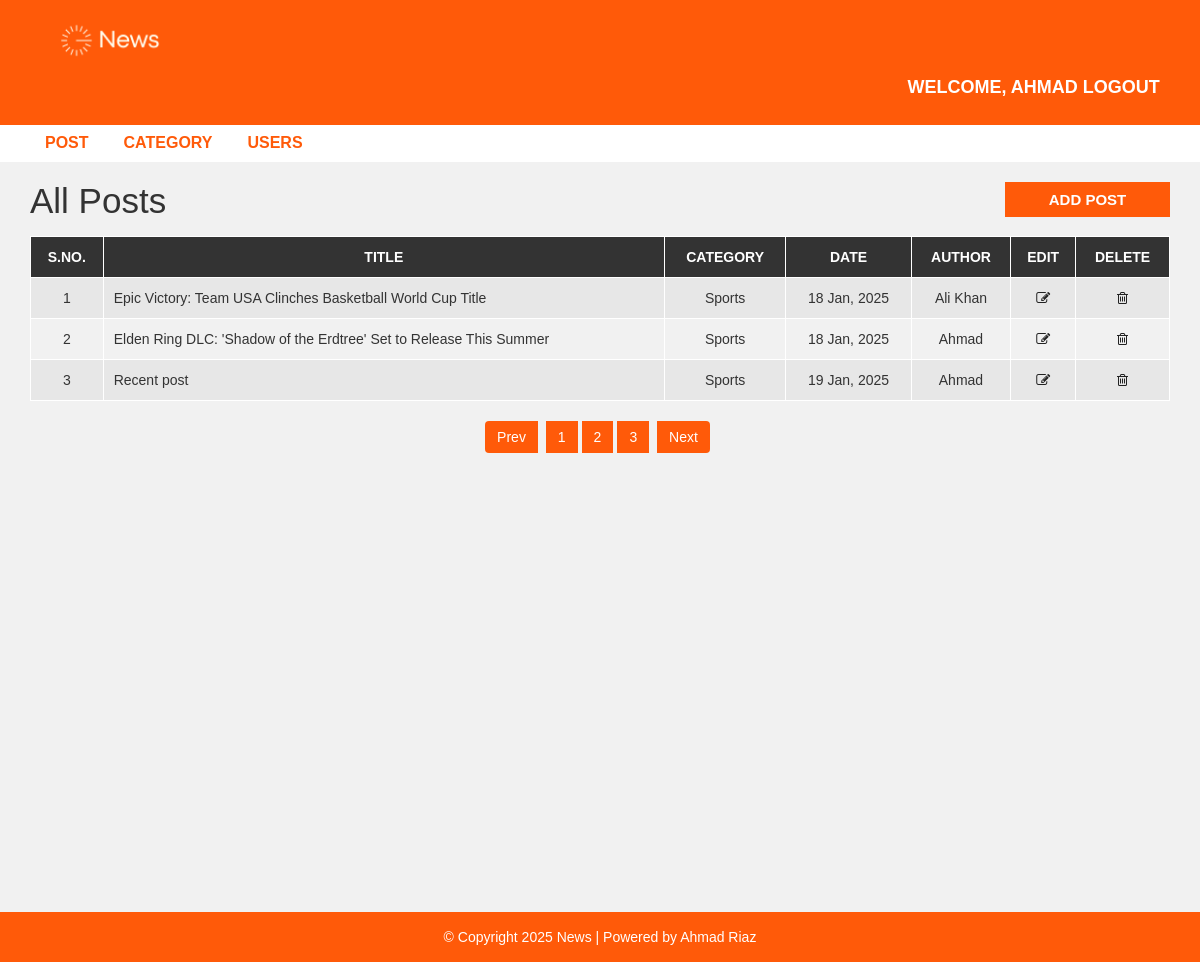
Screenshot of /news/admin/post.php?page=2 (signed in) with the database file from the repository.
### tables this page shows
CREATE TABLE `post` (
  `post_id` int(11) NOT NULL,
  `title` varchar(100) NOT NULL,
  `description` text NOT NULL,
  `category` varchar(100) NOT NULL,
  `post_date` varchar(50) NOT NULL,
  `author` int(11) NOT NULL,
  `post_img` varchar(100) NOT NULL
);

CREATE TABLE `category` (
  `category_id` int(11) NOT NULL,
  `category_name` varchar(100) NOT NULL,
  `post` int(11) NOT NULL DEFAULT 0
);

CREATE TABLE `user` (
  `user_id` int(10) UNSIGNED NOT NULL,
  `first_name` varchar(30) NOT NULL,
  `last_name` varchar(30) NOT NULL,
  `username` varchar(30) DEFAULT NULL,
  `password` varchar(40) DEFAULT NULL,
  `role` int(11) NOT NULL
);

### news/admin/post.php (the view)
<?php include "header.php"; ?>
  <div id="admin-content">
      <div class="container">
          <div class="row">
              <div class="col-md-10">
                  <h1 class="admin-heading">All Posts</h1>
              </div>
              <div class="col-md-2">
                  <a class="add-new" href="add-post.php">add post</a>
              </div>
              <div class="col-md-12">
                  <table class="content-table">
                      <thead>
                          <th>S.No.</th>
                          <th>Title</th>
                          <th>Category</th>
                          <th>Date</th>
                          <th>Author</th>
                          <th>Edit</th>
                          <th>Delete</th>
                      </thead>
                      <tbody>
                      <?php
                      include("config.php");
                          $limit = 3;
                          if(isset($_GET['page'])){
                            $page = $_GET['page'];
                          }
                          else{
                            $page = 1;
                          }
                          $offset = ($page - 1) * $limit;
                          if($_SESSION['role'] == 1){
                            $read_query = "SELECT * FROM post
                            LEFT JOIN category ON post.category = category.category_id
                            LEFT JOIN user ON post.author = user.user_id
                            LIMIT {$limit} OFFSET {$offset}";
                         }else if($_SESSION['role'] == 0){
                            $read_query = "SELECT * FROM post
                            LEFT JOIN category ON post.category = category.category_id
                            LEFT JOIN user ON post.author = user.user_id
                            WHERE post.author = {$_SESSION['user_id']}
                            LIMIT {$limit} OFFSET {$offset}";
                         }
                         $read_result = mysqli_query($conn, $read_query);
                         $count = mysqli_num_rows($read_result);
                         if($count > 0){
                          $counter = 1;
                             while($row=mysqli_fetch_assoc($read_result)){
                                ?>
                          <tr>
                              <td class='id'><?php echo $counter ?></td>
                              <td><?php echo $row['title'] ?></td>
                              <td><?php echo $row['category_name'] ?></td>
                              <td><?php echo $row['post_date'] ?></td>
                              <td><?php echo $row['username'] ?></td>
                              <td class='edit'><a href='update-post.php?id=<?php echo $row['post_id'];?>'><i class='fa fa-edit'></i></a></td>
                              <td class='delete'><a href='delete-post.php?id=<?php echo $row['post_id'];?>&cat_id=<?php echo $row['category']?>'><i class='fa fa-trash-o'></i></a></td>
                            </tr>
                            <?php
                            $counter++;
                         }
                      ?>
                      </tbody>
                  </table>
                  <?php
                  }
                  if($_SESSION['role'] == 1){
                    $sqli2 = "SELECT * FROM post";
                  }else if($_SESSION['role'] == 0){
                    $sqli2 = "SELECT * FROM post WHERE author = {$_SESSION['user_id']}";
                  }
                  $result2 = mysqli_query($conn, $sqli2);
                  if(mysqli_num_rows($result2) > 0){
                    $total = mysqli_num_rows($result2);
                    $pages = ceil($total/$limit);
                    echo "<ul class='pagination admin-pagination'>";
                    if($page > 1){
                        echo "  <li><a href='?page=".($page-1)."'>Prev</a></li> ";
                    }
                    for($i = 1; $i<=$pages; $i++){
                        if($i == $page){
                            $active = "active";
                        }
                        else{
                            $active = "";
                        }
                       echo "<li class='".$active."'><a href='?page=$i'>$i</a></li>";
                    }
                    if($pages > $page){
                         echo "  <li><a href='?page=".($page+1)."'>Next</a></li> ";
                    }
                    echo "</ul>";
                  }
                  ?>
              </div>
          </div>
      </div>
  </div>
<?php include "footer.php"; ?>

### news/admin/header.php (shortened to what this page needs)
<!DOCTYPE html>
<html lang="en">
<head>
    <link rel="stylesheet" href="../css/bootstrap.min.css" />
    <link rel="stylesheet" href="../css/font-awesome.css">
    <link rel="stylesheet" href="../css/style.css">
</head>
<body>
    <div id="header-admin">
        <div class="container">
            <div class="row">
                <div class="col-md-2">
                    <a href="post.php"><img class="logo" src="images/ntsLogo.png"></a>
                </div>
                <div class="col-md-offset-9  col-md-3">
                    <a href="logout.php" class="admin-logout"><?php
                     if(isset($_SESSION['username'])){
                        echo "Welcome, ".$_SESSION['username'] ." ";
                     }
                    ?> logout</a>
                </div>
            </div>
        </div>
    </div>
    <div id="admin-menubar">
        <div class="container">
            <div class="row">
                <div class="col-md-12">
                    <ul class="admin-menu">
                        <li>
                            <a href="post.php">Post</a>
                        </li>
                        <?php
                        if($_SESSION['role'] == 1){
                          ?>
                        <li>
                            <a href="category.php">Category</a>
                        </li>
                        <li>
                            <a href="users.php">Users</a>
                        </li>
                          <?php
                        }
                        ?>
                    </ul>
                </div>
            </div>
        </div>
    </div>

### news/admin/footer.php
<div id ="footer">
    <div class="container">
        <div class="row">
            <div class="col-md-12">
                <span>© Copyright 2025 News | Powered by <a href="https://github.com/42webok" target="_blank">Ahmad Riaz</a></span>
            </div>
        </div>
    </div>
</div>
</body>
</html>

### news/css/style.css (style rules this page uses)
body { background: #f1f1f1; font-family: sans-serif,arial,Helvetica; }
a, a:hover, a:focus { text-decoration: none; outline: none; }
ul { margin:0; padding:0; list-style:none; }
img.logo { width: 100%; height: auto; display: block; }
#header-admin { background-color: #FF5A09; padding: 15px 0; }
#header-admin .admin-logout { margin: 10px 0; color: #fff; font-size: 18px; font-weight: 600; text-transform: uppercase; display: inline-block; }
#admin-menubar { background-color: #fff; }
#admin-menubar .admin-menu { font-size: 0; }
#admin-menubar .admin-menu li { display: inline-block; margin: 0 5px 0 0; }
#admin-menubar .admin-menu li a { color: #FF5A09; font-size: 16px; font-weight: 600; text-transform: uppercase; padding: 7px 15px; display: block; transition: all 0.3s; }
#admin-content { padding: 20px 0; min-height: 750px; }
#admin-content .admin-heading { font-size: 35px; margin: 0 0 15px; }
#admin-content .add-new { color: #fff; background-color: #FF5A09; font-size: 15px; font-weight: 600; text-align: center; text-transform: uppercase; padding: 7px 10px; display: block; transition: all 0.3s; }
#admin-content .content-table { border: 1px solid #000; width: 100%; margin: 0 0 20px; }
#admin-content .content-table thead { color: #fff; background-color: #333; }
#admin-content .content-table th { padding: 10px; border: 1px solid #fff; font-weight: 600; text-align: center; text-transform: uppercase; }
#admin-content .content-table tbody { color: #333; }
#admin-content .content-table tbody tr { background-color: #e7e7e7; }
#admin-content .content-table tbody tr:nth-child(even) { background-color: transparent; }
#admin-content .content-table tbody td { padding: 10px; border: 1px solid #fff; text-align: center; }
#admin-content .content-table tbody td:nth-child(2) { text-align: left; }
#admin-content .admin-pagination { margin: 0; }
#admin-content .admin-pagination li a { display: block; }
.id, .edit, .delete { text-align:center; }
.pagination { display: block; text-align: center; margin: 0; }
.pagination li { display:inline-block; margin: 0 5px 0 0; }
.pagination li a { border: none; background: #FF5A09; color: #fff; }
i.fa { color:#222; }
.pagination li.active { background-color: #FF5A09 !important; }
.pagination li.active a { background-color: #FF5A09 !important; }
#footer { color: #fff; padding:15px 0; text-align:center; background-color:#FF5A09; }
#footer a { color:#fff; }

### rows the page displays
post: title "Epic Victory: Team USA Clinches Basketball World Cup Title", category.category_name "Sports", post_date "18 Jan, 2025", user.username "Ali Khan"
post: title "Elden Ring DLC: 'Shadow of the Erdtree' Set to Release This Summer", category.category_name "Sports", post_date "18 Jan, 2025", user.username "Ahmad"
post: title "Recent post", category.category_name "Sports", post_date "19 Jan, 2025", user.username "Ahmad"

### other values shown
$_SESSION['username'] "AHMAD"
